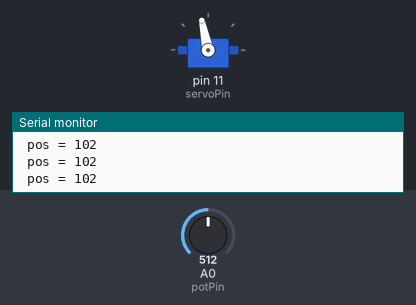
The sketch below on a simulated Arduino Uno, built with avr-gcc and run on an emulated ATmega328P. Parts: servo, the last lines printed to the serial monitor. The inputs (shaded band) are chosen by the test bench; at power-on: A0 (potPin) = 512.

Above: at 1.2 s.
1.3 s: A0 (potPin) set to 55
At 2.0 s:
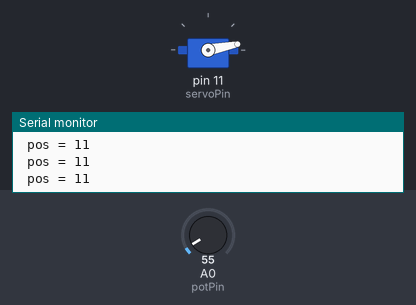
2.8 s: A0 (potPin) set to 45
At 4.2 s:
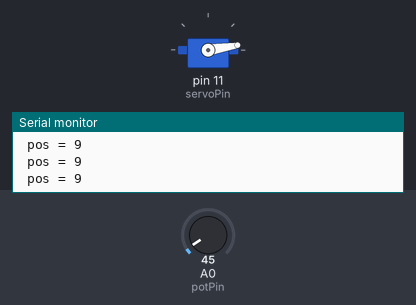
5.8 s: A0 (potPin) set to 716
At 6.8 s:
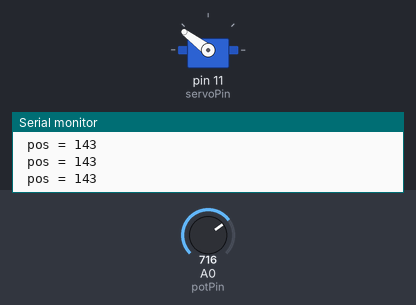
7.3 s: A0 (potPin) set to 900
At 7.9 s:
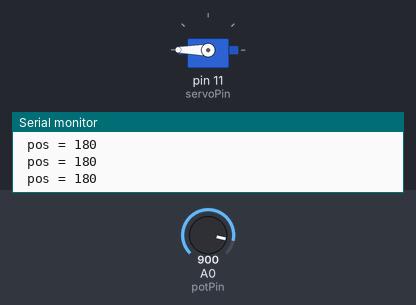
8.8 s: A0 (potPin) set to 306
At 10.0 s:
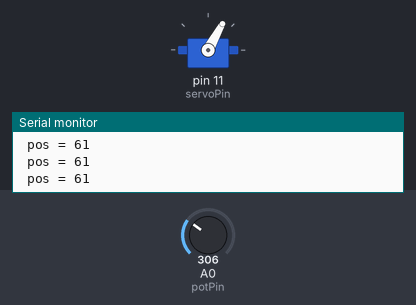
10.3 s: A0 (potPin) set to 511
At 11.2 s:
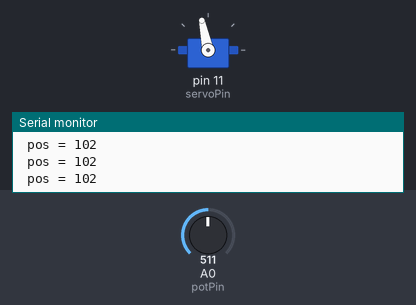
Timing chart, 0 to 12.8 s (numbered marks = the images above; inputs shaded):
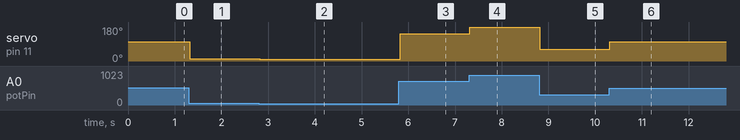

Measured:
- after the input at 1.3 s, servo on pin 11 (servoPin): 102° → 11° at once
- after the input at 2.8 s, servo on pin 11 (servoPin): 11° → 9° at once
- after the input at 5.8 s, servo on pin 11 (servoPin): 9° → 143° at once
- after the input at 7.3 s, servo on pin 11 (servoPin): 143° → 180° at once
- after the input at 8.8 s, servo on pin 11 (servoPin): 180° → 61° at once
- after the input at 10.3 s, servo on pin 11 (servoPin): 61° → 102° at once

The sketch:

servo.ino
```cpp
#include <Servo.h>
int pos=0;
int potPin=A0,readValue;
int servoPin=11;
int servoWait=25;
Servo myPointer;
void setup() {
 Serial.begin(9600);
 myPointer.attach(servoPin);


}

void loop() {

readValue=analogRead(potPin);
pos=map(readValue,0,900,0,180);
Serial.print(" pos = ");
Serial.println(pos);


myPointer.write(pos);


}
```
